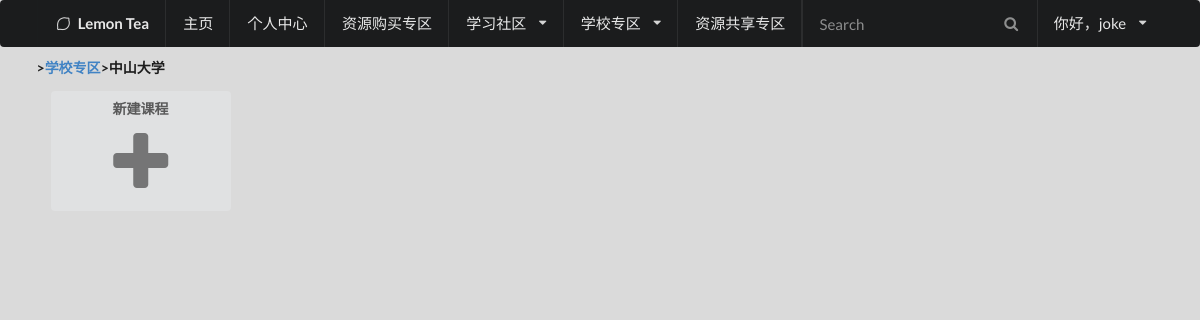
Page /college/1/ (signed in) on the earlier database version.
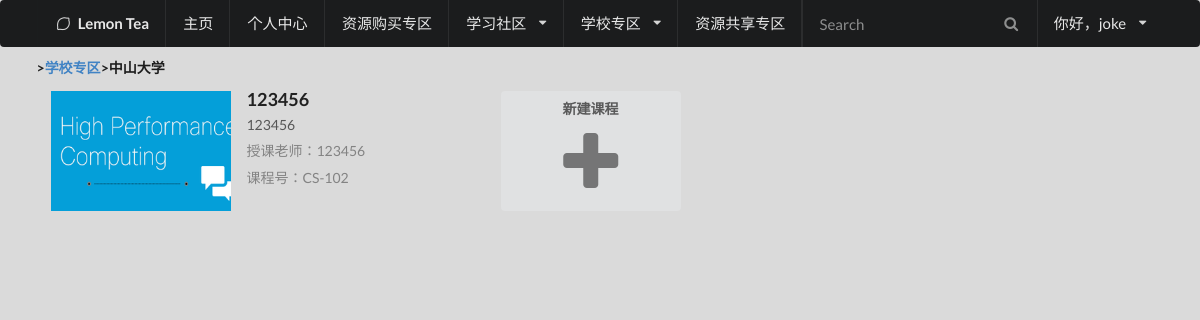
Same page on the later database version.
### LemonApp/models.py (models this page shows, shortened)
class Account(AbstractUser):
    face = models.ImageField("头像", upload_to="UserPhoto/", null=True, default="UserPhoto/default.png")
    permission = models.IntegerField("权限类型", default=0) #数值越大权限越高,1为普通用户,2为学生,3为老师,10为管理员
    college_id = models.IntegerField("所属大学", default=-1)
    card_number = models.CharField("学号或教工号", max_length=50, default="-1")
    class Meta:
        db_table = "Account"

class College(models.Model):
    name = models.CharField("大学名字", max_length=100)
    english_name = models.CharField("英文名字", max_length=100)
    image = models.ImageField("大学图片", upload_to="CollegePhoto/", null=True, default="CollegePhoto/default.png")
    description = models.TextField("大学介绍")
    class Meta:
        db_table = "College"

class Course(models.Model):
    college_id = models.ForeignKey(College, on_delete=models.CASCADE)
    creator_id = models.ForeignKey(Account, on_delete=models.CASCADE)
    course_order = models.IntegerField("课程编号", null=True)
    course_identifier = models.CharField("课程号", max_length=50)
    title = models.CharField("课程名称", max_length=50)
    image = models.ImageField("课程图片", upload_to="CoursePhoto/", null=True, default="CoursePhoto/default.png")
    description = models.TextField("课程介绍")
    teacher = models.CharField("授课老师", max_length=50)
    class Meta:
        unique_together = ("id", "college_id", "creator_id")
        db_table = "Course"

### LemonApp/views.py (the view)
# urls.py: url(r'^college/[0-9]+/$', views.courses, name='courses'),
def courses(request):
	college_list = College.objects.all()
	error_type = tips(request)
	if error_type > 0:
		return render(request,'tips.html', locals())
	path = request.path
	URL_list = path.split('/')
	college_id = int(URL_list[2])
	college = College.objects.filter(id=college_id)[0]
	CourseList = Course.objects.filter(college_id=college)
	return render(request,'courses.html', locals())

### LemonApp/views.py (called while the page is built, shortened)
def tips(request): #验证权限
	path = request.path
	URL_list = path.split('/')
	if not request.user.id:
		return 1 #1-未登录
	if "/identity/" in path:
		return 0 #0-通过验证
	if "/colleges/" in path:
		return 0 #0-通过验证
	if "/college/" in path:
		if request.user.permission < 10: #非管理员
			if request.user.permission <= 1:
				return 2 #2-不是学生/老师
			if College.objects.filter(id=int(URL_list[2])).count() == 0: #没有这个院校
				return 3 #3-没有这个院校
			if int(URL_list[2]) != request.user.college_id: #自己不属于此院校
				return 4 #4-自己不属于此院校
			if "/create_course/" in path:
				if request.user.permission <= 2:
					return 5 #5-没权限创建课程
				else:
					return 0 #0-通过验证
			return 0 #0-通过验证

### LemonApp/templates/courses.html (shortened to what this page needs)
{% load static %}
<!DOCTYPE html>
<html>
<head>
    <link rel="stylesheet" type="text/css" href="{% static 'semantic.css' %}">
</head>
<body>
	{% include "HeaderMenu.html"%}
<div class = "ui main container">
  <h5 class="ui header">><a href="/colleges/">学校专区</a>>{{ college.name }}</h5>
<div class="ui two column doubling stackable grid container">
{% for course in CourseList %}
  <div class="column">
<div class="ui items">
  <div class="item">
    <div class="image">
      <a href="course/{{ course.id }}/"><img src= "/LemonApp/media/{{ course.image }}" style="height:120px;width:180px;object-fit:cover;"></a>
    </div>
    <div class="content">
      <a href="course/{{ course.id }}/" class="header">{{ course.title }}</a>
      <div class="meta">
        <span>{{ course.description }}</span>
      </div>
      <div class="extra">授课老师：{{ course.teacher }} </div>
      <div class="extra">课程号：{{ course.course_identifier }} </div>
    </div>
  </div>
</div>
  </div>
{% endfor %}
{% if request.user.permission >= 3 %}
<div class="column">
<div class="ui items">
  <div class="item">
    <div class="image">
      <a href="create_course/"><button class="ui button" style="height:120px;width:180px;object-fit:cover;"">新建课程<i class="plus icon" style="margin-left:28px;margin-top:40px;font-size:70px"></i></button></a>
    </div>
  </div>
</div>
  </div>
{% endif %}
  <div class="column">
  </div>
</div>
</div>
</body>
</html>

### LemonApp/templates/HeaderMenu.html (shortened to what this page needs)
    <div class="ui inverted large head main menu ">
        <div class="ui  container">
            <div class="header item"><i class= "lemon icon"></i>Lemon Tea</div>
            <a href="/" class="item">主页</a>
            <a class="item" href="/identity/">个人中心</a>
            <a class="item" href="/shop/">资源购买专区</a>
            <div class="ui dropdown item" tabindex="0">
                学习社区<i class="dropdown icon"></i>
            </div>
            <div class="ui dropdown item" tabindex="0"><a href="/colleges/">
                学校专区</a><i class="dropdown icon"></i>
            </div>
            <a class="item" href="/share/">资源共享专区</a>
            <div class="right menu">
                <div class="item">
                    <div class="ui transparent inverted icon input">
                        <i class="search icon"></i>
                        <input type="text" placeholder="Search">
                    </div>
                </div>
                {% if request.user.id %}
                   <div class="ui dropdown item" tabindex="0">
                        你好，{{ request.user.username }}<i class="dropdown icon"></i>
                    </div>
                {% else %}
                    <a class="item" href="login">登录</a>
                    <a class="item" href="signup">注册</a>
                {% endif %}
            </div>
        </div>
    </div>

### LemonApp/templates/courses.html (style rules this page uses)
body { background-color: #DADADA; }
.image { margin-top: -100px; }
.column { max-width: 450px; }

Differences in the rows shown:
added Course: image (placeholder picture), title "123456", description "123456", teacher "123456", course_identifier "CS-102"
